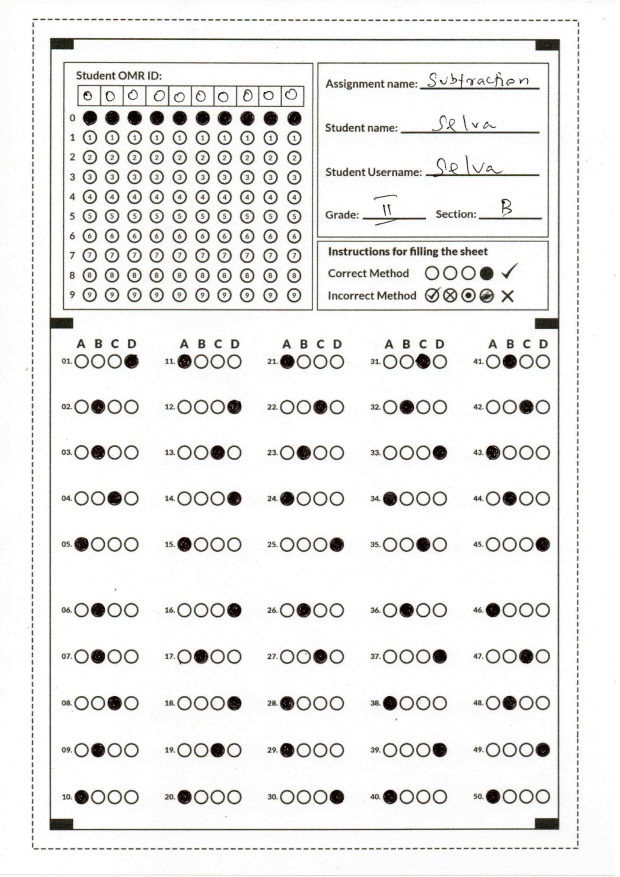
#> input picture OMR_ANSWER_KEY_page-0001.jpg, 1240 x 1753 px (shown at 1/2 size)
$ python omr_main.py
#> lines starting #> are read from the running program, lines starting #| are printed output that depends on the picture; after the words box and inside, x2 and y2 are one past the last pixel; in counts of white or black regions, pixels touching at a corner belong together
import cv2
import numpy as np
import utils

path = "OMR_ANSWER_KEY_page-0001.jpg"


# Load image
img = cv2.imread(path)
#> img is the input picture: shape (1753, 1240, 3); mean B, G, R 235.2, 236.2, 236.5
print(img.shape)
#| (1753, 1240, 3)

# Extract name region
imgName = img[127:617, 639:1095]
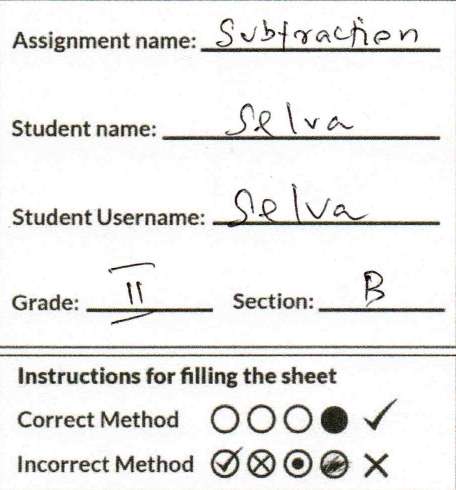
#> imgName: shape (490, 456, 3); mean B, G, R 233.6, 234.8, 235

# Extract and resize answer columns
imgAns_list = [
    img[704:1658, 145:280],
    img[704:1658, 350:486],
    img[704:1658, 555:690],
    img[704:1658, 761:898],
    img[704:1614, 967:1103]
]
imgAns_list = [cv2.resize(ans, (600, 600)) for ans in imgAns_list]
#> imgAns_list = 5 items

# Threshold all answer columns
thresholded_ans_list = []
for imgAns in imgAns_list:
    gray = cv2.cvtColor(imgAns, cv2.COLOR_BGR2GRAY)
    thresh = cv2.threshold(gray, 150, 255, cv2.THRESH_BINARY_INV)[1]
    thresholded_ans_list.append(thresh)
#> this loop made 5 passes
#> pass 1, `gray = cv2.cvtColor(imgAns, cv2.COLOR_BGR2GRAY)`:
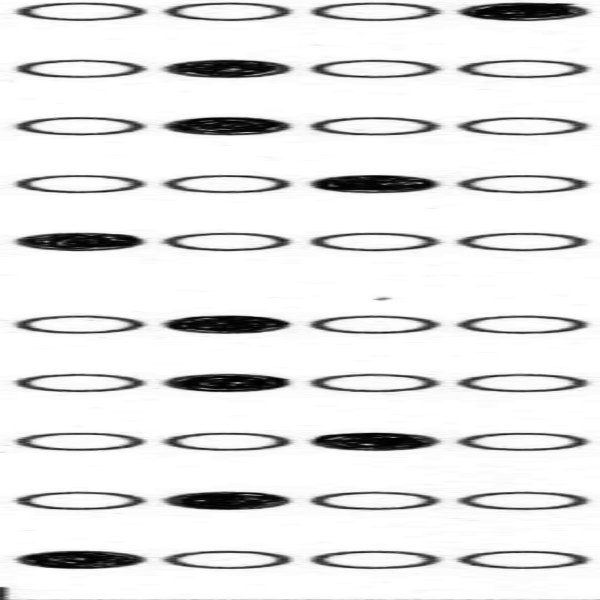
#> gray: shape (600, 600); min 0, max 255, mean 229.6
#> pass 1, `thresh = cv2.threshold(gray, 150, 255, cv2.THRESH_BINARY_INV)[1]`:
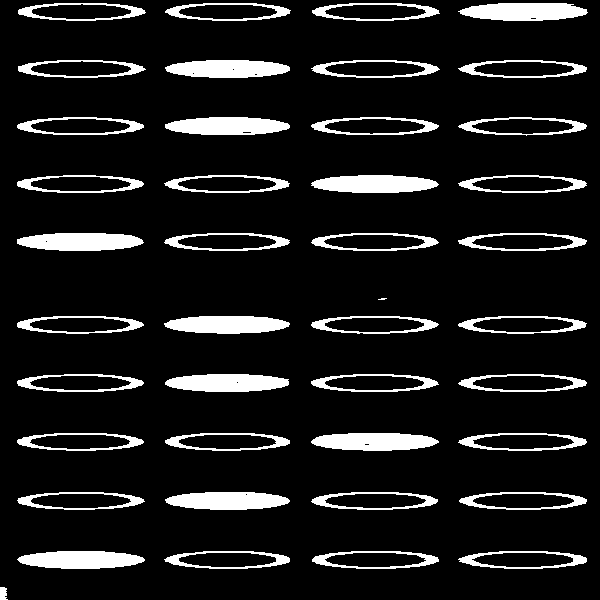
#> thresh: shape (600, 600); 11% white; 42 white regions (1 under 20 px), largest, box (x1, y1, x2, y2) and area: (458, 3, 588, 21) 1858, (17, 233, 144, 251) 1845, (311, 433, 439, 451) 1831
#> pass 2, `gray = cv2.cvtColor(imgAns, cv2.COLOR_BGR2GRAY)`:
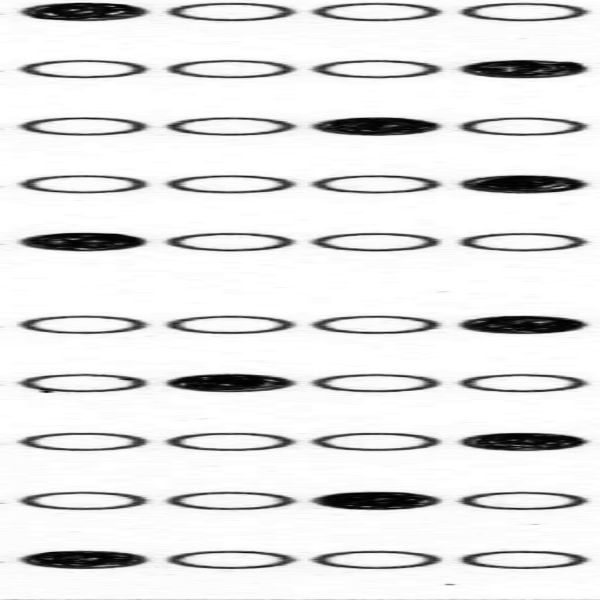
#> gray: shape (600, 600); min 0, max 255, mean 228.7
#> pass 2, `thresh = cv2.threshold(gray, 150, 255, cv2.THRESH_BINARY_INV)[1]`:
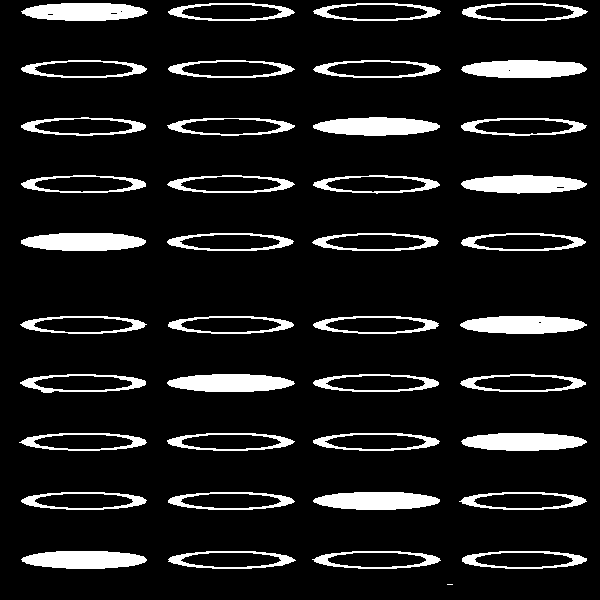
#> thresh: shape (600, 600); 10.9% white; 41 white regions (1 under 20 px), largest, box (x1, y1, x2, y2) and area: (21, 233, 146, 251) 1823, (461, 60, 587, 78) 1814, (313, 492, 440, 510) 1814
#> after the loop:
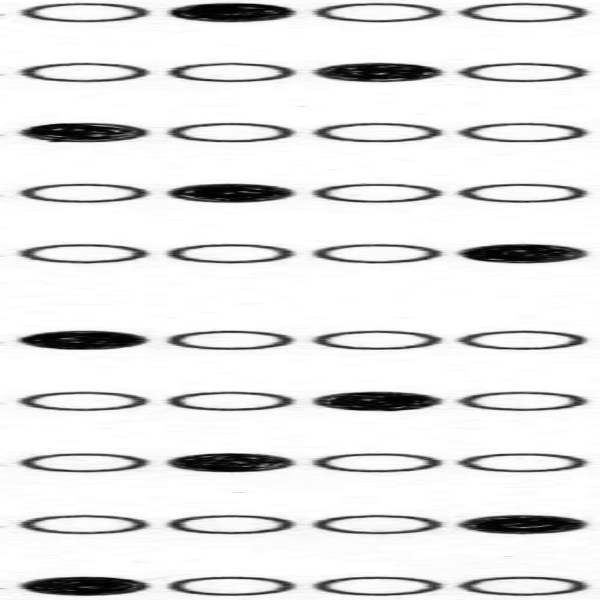
#> gray: shape (600, 600); min 0, max 255, mean 228.3
#> after the loop, thresholded_ans_list = 5 items

# Display first thresholded column
cv2.imshow("Thresholded_Ans_1", thresholded_ans_list[0])


all_cells = []  # will hold all 200 bubble images

for idx, thresh_img in enumerate(thresholded_ans_list):
    # split this column into 10 rows × 1 column × 4 bubbles
#> (the run stopped early here; a loop or call above may not have finished)
